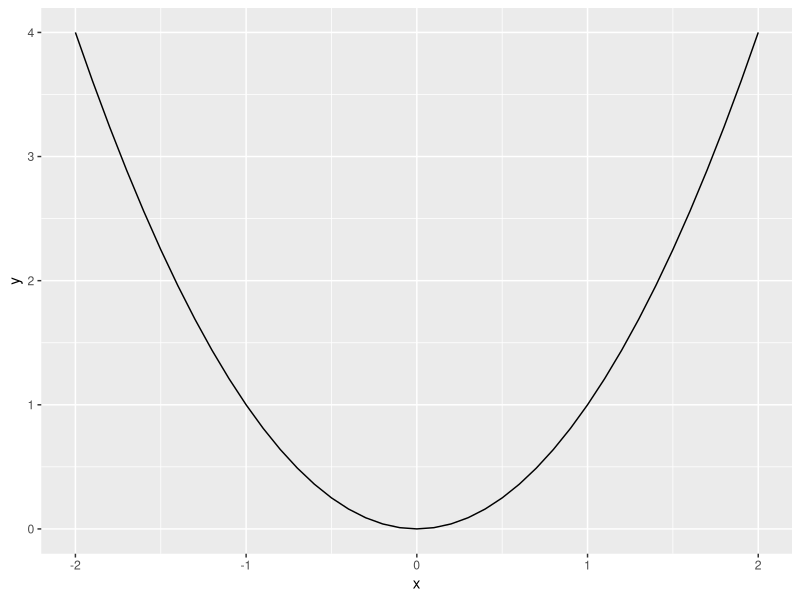
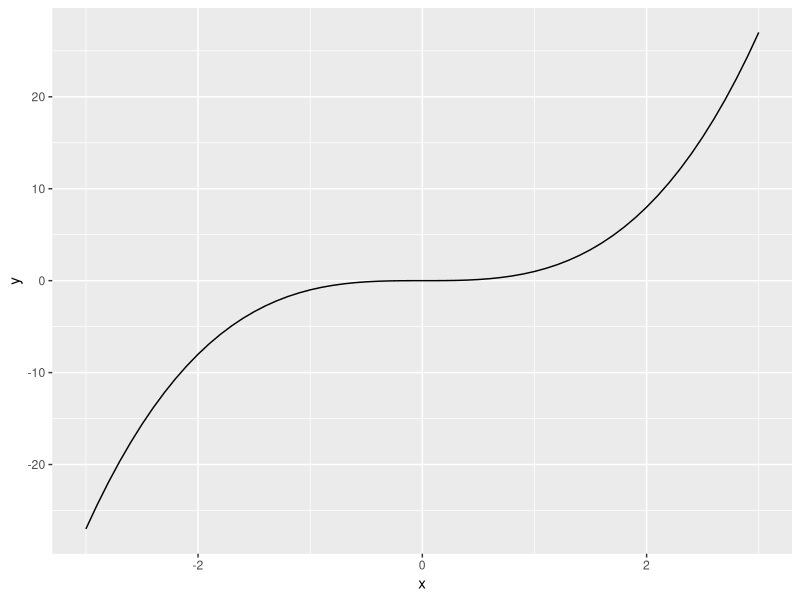

Reproduce these figures in R, in order.
## ---- chunk 1
library(tidyverse)
library(kableExtra)

df <- tibble(x = seq(1:4),
             `p(x)=1/4` = 0.25) %>%
  mutate(`p(x)=x/10` = x/10,
         `p(x)=25/2x` = 12/(25*x))
knitr::kable(df)
## ---- chunk 2
x <- seq(-2, 2, 0.1)
y = x^2
ggplot()+
  geom_line(mapping=aes(x=x, y=y))
## ---- chunk 3
x <- seq(-3, 3, 0.1)
y = x^3
ggplot()+
  geom_line(mapping=aes(x=x, y=y))
